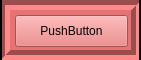
     <widget class="QFrame" name="frame_11_1">
      <property name="geometry">
       <rect>
        <x>304</x>
        <y>126</y>
        <width>141</width>
        <height>60</height>
       </rect>
      </property>
      <property name="styleSheet">
       <string notr="true">background-color: #E57373</string>
      </property>
      <property name="frameShape">
       <enum>QFrame::Box</enum>
      </property>
      <property name="frameShadow">
       <enum>QFrame::Sunken</enum>
      </property>
      <property name="lineWidth">
       <number>5</number>
      </property>
      <widget class="QPushButton" name="pushButton_11_1">
       <property name="geometry">
        <rect>
         <x>15</x>
         <y>15</y>
         <width>113</width>
         <height>32</height>
        </rect>
       </property>
       <property name="text">
        <string>PushButton</string>
       </property>
      </widget>
      <widget class="Line" name="line_107">
       <property name="geometry">
        <rect>
         <x>139</x>
         <y>0</y>
         <width>2</width>
         <height>64</height>
        </rect>
       </property>
       <property name="styleSheet">
        <string notr="true">background-color: black</string>
       </property>
       <property name="orientation">
        <enum>Qt::Vertical</enum>
       </property>
      </widget>
      <widget class="Line" name="line_108">
       <property name="geometry">
        <rect>
         <x>0</x>
         <y>0</y>
         <width>2</width>
         <height>64</height>
        </rect>
       </property>
       <property name="styleSheet">
        <string notr="true">background-color: black</string>
       </property>
       <property name="orientation">
        <enum>Qt::Vertical</enum>
       </property>
      </widget>
     </widget>
